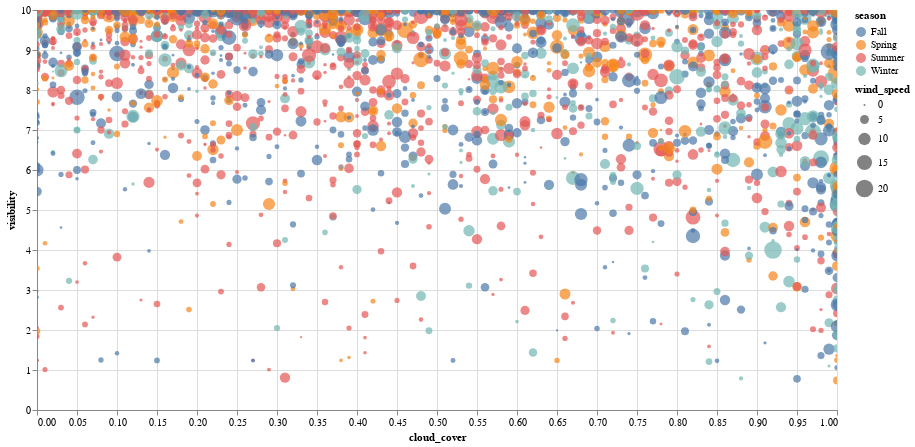

Write notebook code for a chart like this one.
### Code cell
second_plot = alt.Chart(df_second_plot).mark_circle().encode(
    alt.X("cloud_cover:Q"),
    alt.Y("visibility:Q"),
    alt.Color("season"),
    size='wind_speed',
    tooltip=['season', 'cloud_cover', 'wind_speed', 'visibility', 'summary']
).properties(
    width=800,
    height=400
).interactive()
second_plot

### Figure 1 — Vega-Lite specification as saved in the notebook (floating-point values rounded to 4 significant figures; data arrays with more than 128 entries replaced by an {"elided": "..."} marker saying what was removed)
{"config": {"view": {"continuousWidth": 400, "continuousHeight": 300}}, "data": {"name": "data-00fc3db5a807f187aaa72ec715cf6edb"}, "mark": "circle", "encoding": {"color": {"field": "season", "type": "nominal"}, "size": {"field": "wind_speed", "type": "quantitative"}, "tooltip": [{"field": "season", "type": "nominal"}, {"field": "cloud_cover", "type": "quantitative"}, {"field": "wind_speed", "type": "quantitative"}, {"field": "visibility", "type": "quantitative"}, {"field": "summary", "type": "nominal"}], "x": {"field": "cloud_cover", "type": "quantitative"}, "y": {"field": "visibility", "type": "quantitative"}}, "height": 400, "selection": {"selector002": {"type": "interval", "bind": "scales", "encodings": ["x", "y"]}}, "width": 800, "$schema": "https://vega.github.io/schema/vega-lite/v4.17.0.json", "datasets": {"data-00fc3db5a807f187aaa72ec715cf6edb": {"elided": "2758 records"}}}
